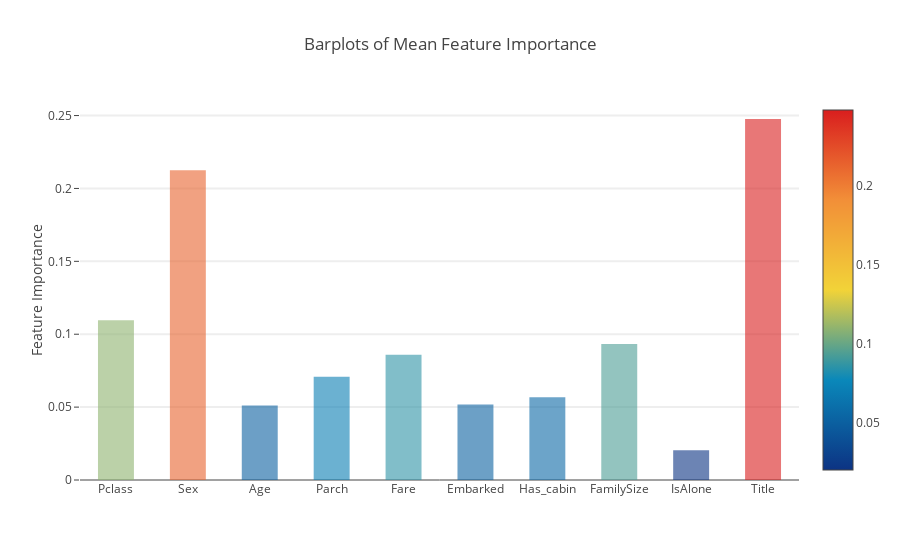

Notebook source saved alongside this figure:
### Code cell
y = feature_dataframe['mean'].values
x = feature_dataframe['features'].values
data = [go.Bar(
            x= x,
             y= y,
            width = 0.5,
            marker=dict(
               color = feature_dataframe['mean'].values,
            colorscale='Portland',
            showscale=True,
            reversescale = False
            ),
            opacity=0.6
        )]

layout= go.Layout(
    autosize= True,
    title= 'Barplots of Mean Feature Importance',
    hovermode= 'closest',
#     xaxis= dict(
#         title= 'Pop',
#         ticklen= 5,
#         zeroline= False,
#         gridwidth= 2,
#     ),
    yaxis=dict(
        title= 'Feature Importance',
        ticklen= 5,
        gridwidth= 2
    ),
    showlegend= False
)
fig = go.Figure(data=data, layout=layout)
py.iplot(fig, filename='bar-direct-labels')

### Figure 1 — Plotly figure (JSON) as saved in the notebook; plotly's stock layout.template omitted (floating-point values rounded to 4 significant figures)
{"data": [{"marker": {"color": [0.1096, 0.2126, 0.0511, 0.07075, 0.08591, 0.05182, 0.05682, 0.09336, 0.0204, 0.2476], "colorscale": "Portland", "reversescale": false, "showscale": true}, "opacity": 0.6, "type": "bar", "uid": "04a93f6a-c1b1-11e8-a56d-ace0102288e3", "width": 0.5, "x": ["Pclass", "Sex", "Age", "Parch", "Fare", "Embarked", "Has_cabin", "FamilySize", "IsAlone", "Title"], "y": [0.1096, 0.2126, 0.0511, 0.07075, 0.08591, 0.05182, 0.05682, 0.09336, 0.0204, 0.2476]}], "layout": {"autosize": true, "hovermode": "closest", "showlegend": false, "title": "Barplots of Mean Feature Importance", "yaxis": {"gridwidth": 2, "ticklen": 5, "title": "Feature Importance"}}}
